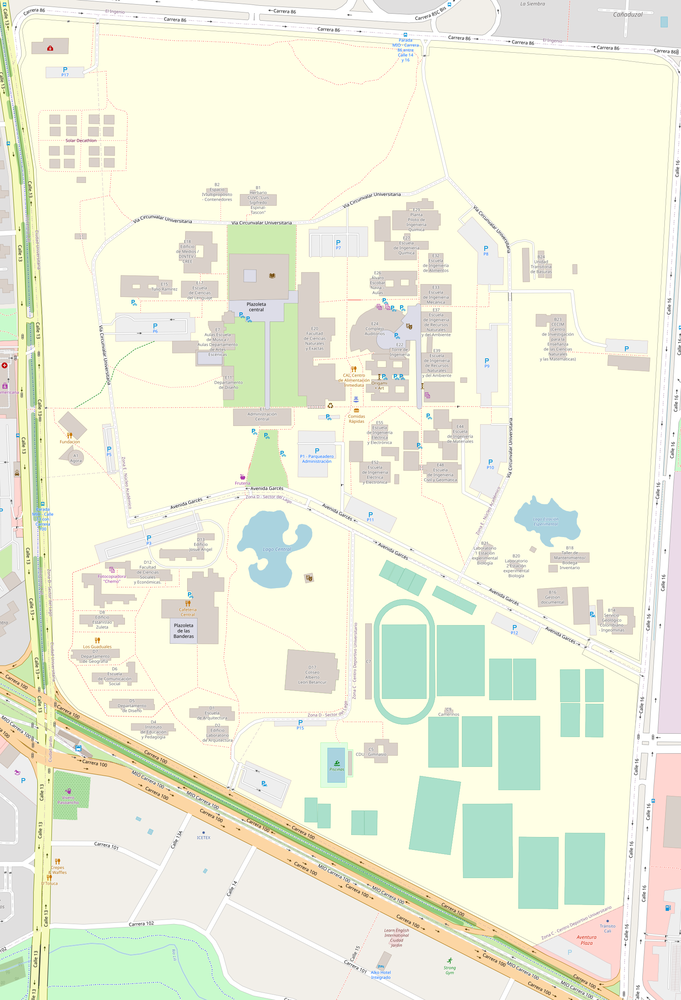
#> input picture gnss/map (1).png, 681 x 1000 px, shrunk from 1641 x 2411 before the run
$ python gps_visualization.py
#> lines starting #> are read from the running program, lines starting #| are printed output that depends on the picture
### gnss/gps_class.py
import pandas as pd
import numpy as np
import matplotlib.pyplot as plt
from PIL import Image, ImageDraw


class GPSVis(object):
    """
        Class for GPS data visualization using pre-downloaded OSM map in image format.
    """

    def __init__(self, data_path, map_path, points):
        """
        :param data_path: Path to file containing GPS records.
        :param map_path: Path to pre-downloaded OSM map in image format.
        :param points: Upper-left, and lower-right GPS points of the map (lat1, lon1, lat2, lon2).
        """
        self.data_path = data_path
        self.points = points
        self.map_path = map_path

        self.result_image = Image
        self.x_ticks = []
        self.y_ticks = []

    def plot_map(self, output='save', save_as='resultMap.png'):
        """
        Method for plotting the map. You can choose to save it in file or to plot it.
        :param output: Type 'plot' to show the map or 'save' to save it.
        :param save_as: Name and type of the resulting image.
        :return:
        """
        self.get_ticks()
        fig, axis1 = plt.subplots(figsize=(10, 10))
        axis1.imshow(self.result_image)
        axis1.set_xlabel('longitude_dd_E')
        axis1.set_ylabel('latitude_dd_N')
        axis1.set_xticklabels(self.x_ticks)
        axis1.set_yticklabels(self.y_ticks)
        axis1.grid()
        if output == 'save':
            plt.savefig(save_as)
        else:
            plt.show()

    def create_image(self, color, width=2):
        """
        Create the image that contains the original map and the GPS records.
        :param color: Color of the GPS records.
        :param width: Width of the drawn GPS records.
        :return:
        """
#> called with color = (0, 0, 255), width = 3
        # data = pd.read_csv(self.data_path, names=['latitude_dd_N', 'longitude_dd_E'], sep=',')
        data = pd.read_csv(self.data_path, sep=',')
#> (reads gnss/moto_test_03-08-2021.csv from the repository)

        self.result_image = Image.open(self.map_path, 'r')
#> self.result_image is the input picture: PIL image 681x1000 RGBA; mean R, G, B, A 237.2, 240.1, 219.4, 255
        img_points = []
        gps_data = tuple(zip(data['latitude_dd_N'].values, data['longitude_dd_E'].values))
        for d in gps_data:
            x1, y1 = self.scale_to_img(d, (self.result_image.size[0], self.result_image.size[1]))
            img_points.append((x1, y1))
        draw = ImageDraw.Draw(self.result_image)
        draw.line(img_points, fill=color, width=width)

    def scale_to_img(self, lat_lon, h_w):
        """
        Conversion from latitude_dd_N and longitude_dd_E to the image pixels.
        It is used for drawing the GPS records on the map image.
        :param lat_lon: GPS record to draw (lat1, lon1).
        :param h_w: Size of the map image (w, h).
        :return: Tuple containing x and y coordinates to draw on map image.
        """
        # https://gamedev.stackexchange.com/questions/33441/how-to-convert-a-number-from-one-min-max-set-to-another-min-max-set/33445
        old = (self.points[2], self.points[0])
        new = (0, h_w[1])
        y = ((lat_lon[0] - old[0]) * (new[1] - new[0]) / (old[1] - old[0])) + new[0]
        old = (self.points[1], self.points[3])
        new = (0, h_w[0])
        x = ((lat_lon[1] - old[0]) * (new[1] - new[0]) / (old[1] - old[0])) + new[0]
        # y must be reversed because the orientation of the image in the matplotlib.
        # image - (0, 0) in upper left corner; coordinate system - (0, 0) in lower left corner
        return int(x), h_w[1] - int(y)

    def get_ticks(self):
        """
        Generates custom ticks based on the GPS coordinates of the map for the matplotlib output.
        :return:
        """
        self.x_ticks = map(
            lambda x: round(x, 4),
            np.linspace(self.points[1], self.points[3], num=7))
        y_ticks = map(
            lambda x: round(x, 4),
            np.linspace(self.points[2], self.points[0], num=8))
        # Ticks must be reversed because the orientation of the image in the matplotlib.
        # image - (0, 0) in upper left corner; coordinate system - (0, 0) in lower left corner
        self.y_ticks = sorted(y_ticks, reverse=True)

### gnss/gps_visualization.py
from gps_class import GPSVis

# top: 3.3803 - latitude N
# left: -76.5377 - longitude E
# right: -76.5291 - longitude E
# bottom: 3.3675 - latitude N

vis = GPSVis(data_path='moto_test_03-08-2021.csv',
             map_path='map (1).png',  # Path to map downloaded from the OSM.
             points=(3.3803, -76.5377, 3.3675, -76.5291))  # Two coordinates of the map (upper left, lower right)

vis.create_image(color=(0, 0, 255), width=3)  # Set the color and the width of the GNSS tracks.
vis.plot_map(output='save')
#> in plot_map, `plt.savefig(save_as)`:
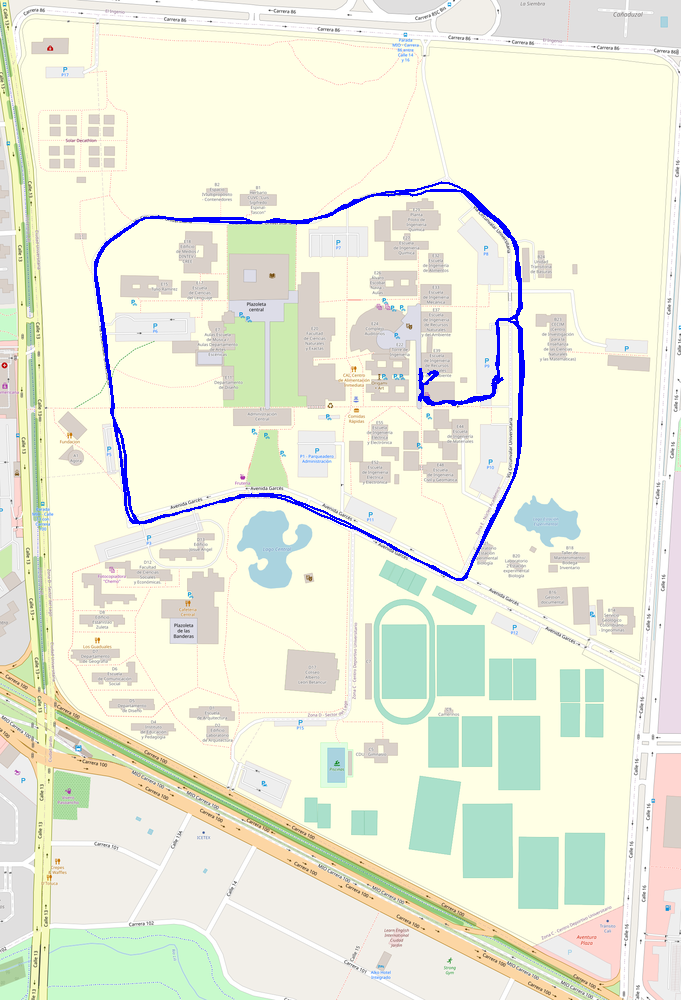
#> shown: shape (1000, 681, 4); mean R, G, B, A 234.8, 237.7, 219.7, 255

print()
